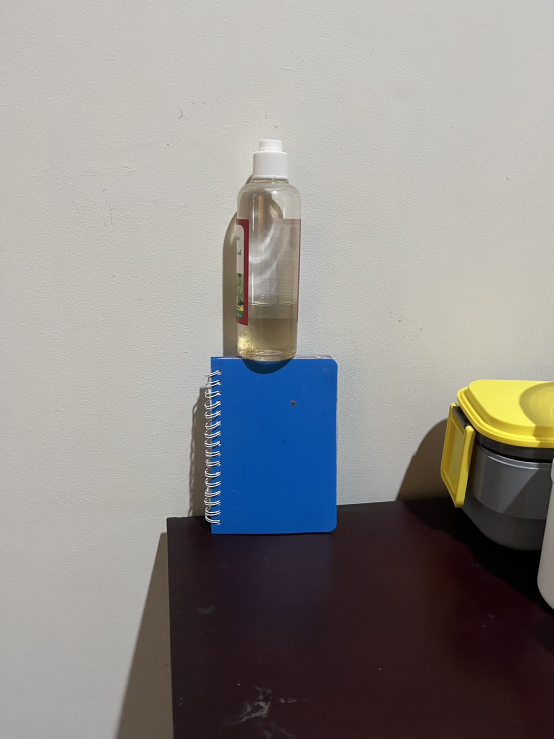
#> input picture testing/second/complex/200ml/BISMILLAH.jpg, 1108 x 1477 px (shown at 1/2 size); its folder holds only this picture in this run
$ python standalone_evaluation_test.py
#> lines starting #> are read from the running program, lines starting #| are printed output that depends on the picture; after the words box and inside, x2 and y2 are one past the last pixel; in counts of white or black regions, pixels touching at a corner belong together
#!/usr/bin/env python3
"""
Standalone Evaluation Test for Image Contour and Edge Detection

This script provides a simplified evaluation test that can run independently
of the complex backend structure to demonstrate the evaluation pipeline functionality.

Usage:
    python3 standalone_evaluation_test.py
"""

import cv2
import numpy as np
import pandas as pd
import json
import time
import math
from datetime import datetime
from pathlib import Path
from typing import Dict, List, Optional, Tuple
from dataclasses import dataclass


@dataclass
class TestImageInfo:
    """Information about a test image."""
    path: str
    filename: str
    expected_volume_ml: Optional[float] = None
    category: str = "unknown"


@dataclass
class EvaluationResult:
    """Result of a single image evaluation."""
    image_path: str
    filename: str
    category: str
    expected_volume_ml: Optional[float]

    # Measurement results
    measured_volume_ml: Optional[float] = None
    measured_diameter_mm: Optional[float] = None
    measured_height_mm: Optional[float] = None
    classification: Optional[str] = None
    confidence_percent: Optional[float] = None

    # Error metrics
    absolute_error_ml: Optional[float] = None
    relative_error_percent: Optional[float] = None

    # Processing info
    success: bool = False
    error_message: Optional[str] = None
    processing_time_ms: Optional[float] = None
    pipeline_used: str = "unknown"


class SimplifiedBottleDetector:
    """Simplified bottle detector for standalone testing."""

    def __init__(self, min_aspect_ratio: float = 1.2, max_tilt_deg: float = 20.0):
        self.min_aspect_ratio = min_aspect_ratio
        self.max_tilt_deg = max_tilt_deg

    @staticmethod
    def _preprocess_roi(roi: np.ndarray) -> np.ndarray:
        gray = cv2.cvtColor(roi, cv2.COLOR_BGR2GRAY)
        blur = cv2.GaussianBlur(gray, (5, 5), 0)
        edges = cv2.Canny(blur, 40, 120)
        kernel = cv2.getStructuringElement(cv2.MORPH_RECT, (5, 5))
        closed = cv2.morphologyEx(edges, cv2.MORPH_CLOSE, kernel, iterations=1)
        return closed

    def detect(self, roi: np.ndarray, min_area_px: int) -> Dict:
        """Detect bottle using edge analysis."""
        processed = self._preprocess_roi(roi)
        contours, _ = cv2.findContours(
            processed, cv2.RETR_EXTERNAL, cv2.CHAIN_APPROX_SIMPLE
        )

        best_info = None
        max_area = 0.0

        for cnt in contours:
            area = cv2.contourArea(cnt)
            if area < min_area_px:
                continue

            rect = cv2.minAreaRect(cnt)
            (_, _), (w_raw, h_raw), angle = rect

            visual_h = max(w_raw, h_raw)
            visual_w = min(w_raw, h_raw)

            if visual_w == 0:
                continue

            aspect = visual_h / visual_w
            if aspect < self.min_aspect_ratio:
                continue

            # Upright check
            upright = False
            if h_raw >= w_raw:
                upright = abs(angle) < self.max_tilt_deg
            else:
                deviation = abs(90.0 - abs(angle))
                upright = deviation < self.max_tilt_deg

            if not upright:
                continue

            if area > max_area:
                max_area = area
                box = cv2.boxPoints(rect)
                best_info = {
                    'pixel_width': visual_w,
                    'pixel_height': visual_h,
                    'contour': cnt,
                    'box_points': box
                }

        if best_info is None:
            raise ValueError("No suitable bottle contour found.")

        return best_info


class SimplifiedBottleMeasurer:
    """Simplified bottle measurer for standalone testing."""

    def __init__(self, ref_real_height_mm: float = 160.0):
        self.ref_real_height_mm = ref_real_height_mm
        self.detector = SimplifiedBottleDetector()
#> in measure, img is the input picture: shape (1477, 1108, 3); mean B, G, R 139.1, 141, 143.1

    def _find_reference(self, hsv: np.ndarray) -> Tuple[int, int, int, int]:
        """Find reference object in HSV image."""
        # Look for dark regions (assuming black reference marker)
        lower_black = np.array([0, 0, 0])
        upper_black = np.array([180, 255, 50])
        mask = cv2.inRange(hsv, lower_black, upper_black)
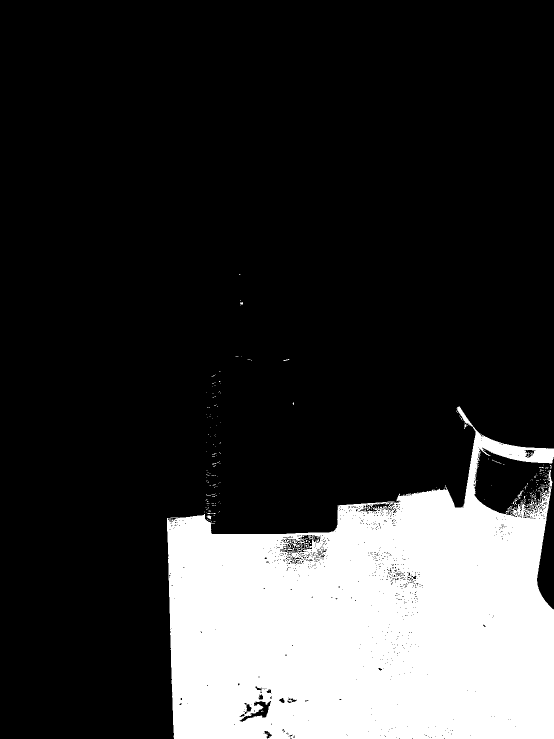
#> mask: shape (1477, 1108) (shown at 1/2 size); 20.9% white; 257 white regions (245 under 20 px), largest, box (x1, y1, x2, y2) and area: (334, 813, 1108, 1477) 341522, (1035, 982, 1046, 998) 49, (413, 1031, 423, 1039) 45

        kernel = np.ones((5, 5), np.uint8)
        mask = cv2.morphologyEx(mask, cv2.MORPH_CLOSE, kernel, iterations=2)
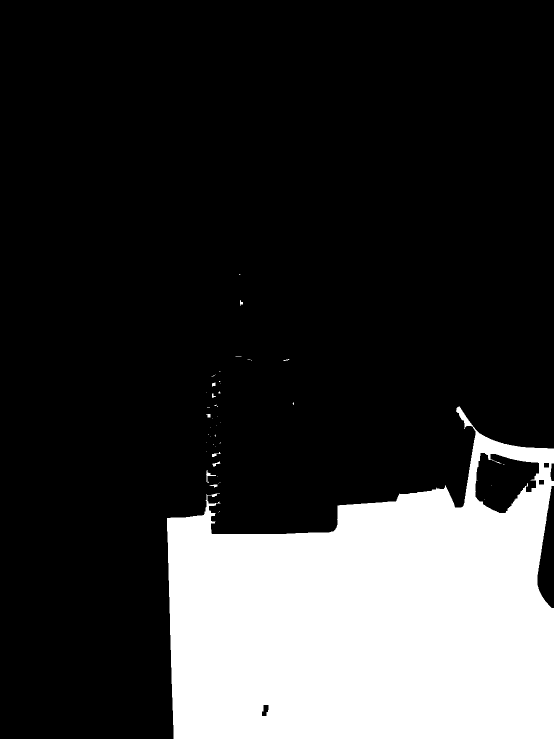
#> mask: shape (1477, 1108) (shown at 1/2 size); 21.5% white; 46 white regions (36 under 20 px)

        contours, _ = cv2.findContours(mask, cv2.RETR_EXTERNAL, cv2.CHAIN_APPROX_SIMPLE)
#> contours = 42 contours, 33 with area under 20; largest, box (x1, y1, x2, y2) and area: (334, 813, 1108, 1477) 360719, (412, 940, 432, 966) 70, (424, 923, 441, 933) 46, (424, 904, 442, 914) 42, (419, 969, 435, 975) 34
        if not contours:
            raise ValueError("Reference object not found in image.")

        contour = max(contours, key=cv2.contourArea)
#> contour = contour of 521 points, box (x1, y1, x2, y2) (334, 813, 1108, 1477), area 360719
        x, y, w, h = cv2.boundingRect(contour)
#> x = 334; y = 813; w = 774; h = 664

        if w < 10 or h < 10:
            raise ValueError("Reference object size too small.")

        return x, y, w, h

    def measure(self, image_path: str, return_debug: bool = False) -> Dict:
        """Measure bottle in image."""
        start_time = time.time()

        # Read image
        img = cv2.imread(image_path)
        if img is None:
            raise ValueError(f"Could not read image: {image_path}")

        hsv = cv2.cvtColor(img, cv2.COLOR_BGR2HSV)

        try:
            x_ref, y_ref, w_ref, h_ref = self._find_reference(hsv)
#> x_ref = 334; y_ref = 813; w_ref = 774; h_ref = 664
        except ValueError as e:
            # If no reference found, assume reference takes up bottom 20% of image
            h_ref = int(img.shape[0] * 0.2)
            y_ref = img.shape[0] - h_ref
            x_ref, w_ref = 0, img.shape[1]

        # Calibrate scale
        scale = self.ref_real_height_mm / h_ref
#> scale = 0.241

        # Define ROI above reference
        if y_ref <= 0:
            roi = img
        else:
            roi = img[:y_ref, :]
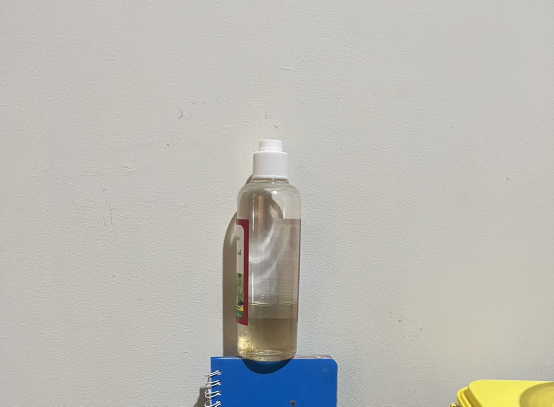
#> roi: shape (813, 1108, 3) (shown at 1/2 size); mean B, G, R 180.2, 186.2, 187.3

        # Dynamic min area threshold
        pixel_per_cm = 10.0 / scale
#> pixel_per_cm = 41.5
        min_area_px = int((pixel_per_cm ** 2) * 0.5)
#> min_area_px = 861

        # Detect bottle
        bottle_info = self.detector.detect(roi, min_area_px)
#> in _preprocess_roi, `gray = cv2.cvtColor(roi, cv2.COLOR_BGR2GRAY)`:
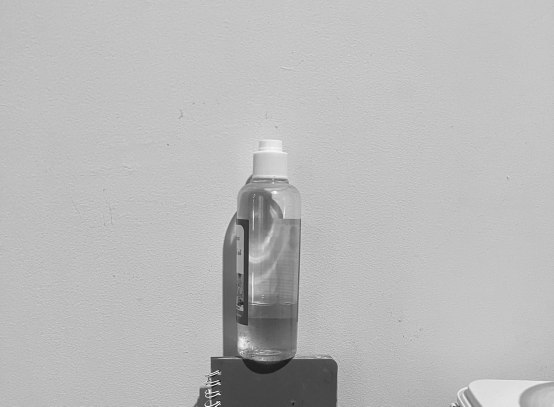
#> gray: shape (813, 1108) (shown at 1/2 size); min 3, max 255, mean 185.8
#> in _preprocess_roi, `closed = cv2.morphologyEx(edges, cv2.MORPH_CLOSE, kernel, iterations=1)`:
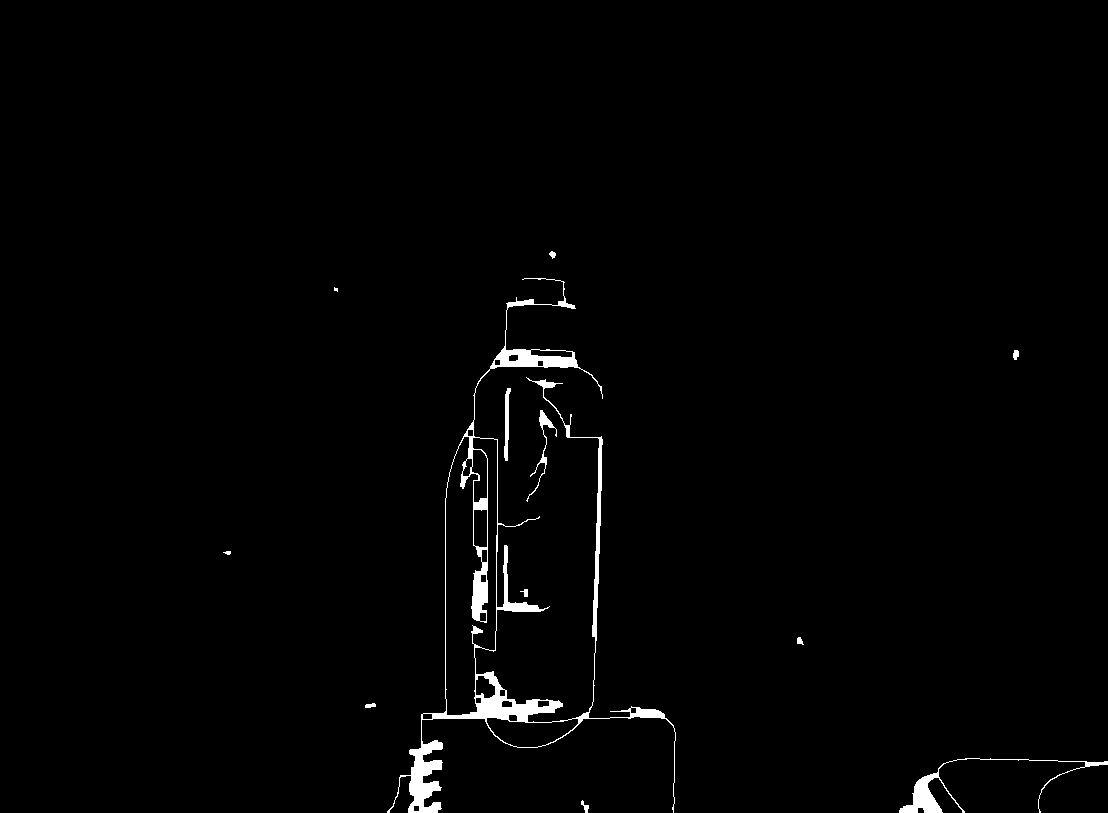
#> closed: shape (813, 1108); 1.3% white; 12 white regions (1 under 20 px)
#> in detect, `contours, _ = cv2.findContours( processed, cv2.RETR_EXTERNAL, cv2.CHAI..`: contours = 12 contours, 2 with area under 20; largest, box (x1, y1, x2, y2) and area: (387, 278, 676, 813) 21220, (899, 758, 1108, 813) 870, (504, 388, 511, 461) 208, (526, 410, 557, 502) 176, (1013, 350, 1019, 360) 35
#> the loop in detect, `for cnt in contours:` made 12 passes
#> (area, rect, w_raw, h_raw, angle, visual_h, visual_w, aspect) on pass 11: (21219.5, ((531, 545), (534, 288), -90), 534, 288, -90, 534, 288, 1.85)
#> after the loop in detect, `for cnt in contours:`: max_area = 21219.5
#> bottle_info = {'pixel_width': 288, 'pixel_height': 534, 'contour': contour of 905 points, box (x1, y1, x2, y2) (387, 278, 676, 813), area 21220, 'box_points': [[675, 812], [387, 812], [387, 278], [675, 278]]}

        height_mm = bottle_info['pixel_height'] * scale
#> height_mm = 128.7
        diameter_mm = bottle_info['pixel_width'] * scale
#> diameter_mm = 69.4

        # Volume estimation (cylinder approximation)
        radius_cm = (diameter_mm / 10) / 2
#> radius_cm = 3.47
        height_cm = height_mm / 10
#> height_cm = 12.87
        volume_cm3 = math.pi * radius_cm**2 * height_cm
#> volume_cm3 = 486.7
        volume_ml = volume_cm3
#> volume_ml = 486.7

        # Simple classification based on volume
        if volume_ml < 300:
            classification = "200mL"
        elif volume_ml < 550:
            classification = "500mL"
        elif volume_ml < 650:
            classification = "600mL"
        else:
            classification = "1000mL"

        confidence = min(100.0, volume_ml / 10)  # Simple confidence metric
#> confidence = 48.67

        processing_time_ms = (time.time() - start_time) * 1000

        result = {
            'volume_ml': round(volume_ml, 2),
            'diameter_mm': round(diameter_mm, 2),
            'height_mm': round(height_mm, 2),
            'classification': classification,
            'confidence_percent': round(confidence, 1),
            'processing_time_ms': round(processing_time_ms, 1),
            'scale': round(scale, 4)
        }
#> result = {'volume_ml': 486.7, 'diameter_mm': 69.4, 'height_mm': 128.7, 'classification': '500mL', 'confidence_percent': 48.7, 'processing_time_ms': 576, 'scale': 0.241}

        if return_debug:
            debug_img = img.copy()
            cv2.rectangle(debug_img, (x_ref, y_ref), (x_ref + w_ref, y_ref + h_ref), (0, 255, 0), 2)
            cv2.drawContours(debug_img, [bottle_info['contour']], -1, (0, 0, 255), 2)
            cv2.polylines(debug_img, [bottle_info['box_points']], True, (255, 0, 0), 2)

            size_label = f"{height_mm:.0f}x{diameter_mm:.0f} mm"
            cv2.putText(debug_img, size_label, (10, 30), cv2.FONT_HERSHEY_SIMPLEX, 0.7, (0, 255, 255), 2)
            cv2.putText(debug_img, classification, (10, 60), cv2.FONT_HERSHEY_SIMPLEX, 0.7, (255, 0, 255), 2)

            result['debug_image'] = debug_img

        return result


class StandaloneEvaluator:
    """Standalone evaluator for testing image processing."""

    def __init__(self):
        self.measurer = SimplifiedBottleMeasurer()
        self.results: List[EvaluationResult] = []

    def find_test_images(self) -> List[TestImageInfo]:
        """Find test images in the testing directory."""
        test_dir = Path("/workspace/testing")
        if not test_dir.exists():
            print(f"❌ Test directory not found: {test_dir}")
            return []

        images = []
        extensions = {'.jpg', '.jpeg', '.png', '.heic'}

        for ext in extensions:
            for img_path in test_dir.glob(f"**/*{ext}"):
                if img_path.is_file():
                    # Try to determine expected volume from filename
                    expected_volume = self._extract_expected_volume(str(img_path))
                    category = self._determine_category(str(img_path))

                    images.append(TestImageInfo(
                        path=str(img_path),
                        filename=img_path.name,
                        expected_volume_ml=expected_volume,
                        category=category
                    ))

        # Sort by category
        images.sort(key=lambda x: (x.category, x.filename))
        return images

    def _extract_expected_volume(self, image_path: str) -> Optional[float]:
        """Extract expected volume from image path."""
        path = Path(image_path).stem.lower()

        volume_patterns = {
            '200': 200.0, '250': 250.0, '300': 300.0, '350': 350.0,
            '500': 500.0, '600': 600.0, '1000': 1000.0, '1500': 1500.0
        }

        for pattern, volume in volume_patterns.items():
            if pattern in path:
                return volume
        return None

    def _determine_category(self, image_path: str) -> str:
        """Determine image category from path."""
        path = Path(image_path).stem.lower()

        if '200' in path or '200ml' in path:
            return '200ml'
        elif '500' in path or '500ml' in path:
            return '500ml'
        elif '600' in path or '600ml' in path:
            return '600ml'
        elif '1000' in path or '1l' in path:
            return '1000ml'
        elif 'pls' in path:
            return 'pls'
        elif 'tai' in path:
            return 'tai'
        elif 'test' in path and any(char.isdigit() for char in path):
            return 'test'

        return 'unknown'

    async def evaluate_image(self, image_info: TestImageInfo) -> EvaluationResult:
        """Evaluate a single image."""
        start_time = time.time()

        result = EvaluationResult(
            image_path=image_info.path,
            filename=image_info.filename,
            category=image_info.category,
            expected_volume_ml=image_info.expected_volume_ml
        )

        try:
            # Measure bottle
            measurement = self.measurer.measure(image_info.path)

            result.measured_volume_ml = measurement['volume_ml']
            result.measured_diameter_mm = measurement['diameter_mm']
            result.measured_height_mm = measurement['height_mm']
            result.classification = measurement['classification']
            result.confidence_percent = measurement['confidence_percent']
            result.success = True
            result.processing_time_ms = measurement['processing_time_ms']

            # Calculate errors if we have expected volume
            if image_info.expected_volume_ml is not None:
                result.absolute_error_ml = abs(
                    measurement['volume_ml'] - image_info.expected_volume_ml
                )
                result.relative_error_percent = (
                    result.absolute_error_ml / image_info.expected_volume_ml * 100
                )

            print(f"✅ {image_info.filename}: {measurement['volume_ml']:.1f}ml "
                  f"(expected: {image_info.expected_volume_ml or 'N/A'})")

        except Exception as e:
            result.success = False
            result.error_message = str(e)
            result.processing_time_ms = (time.time() - start_time) * 1000

            print(f"❌ {image_info.filename}: {e}")

        return result

    async def run_evaluation(self, limit: int = 10):
        """Run evaluation on test images."""
        print("🧪 Starting Standalone Image Processing Evaluation")
        print("=" * 60)

        # Find test images
        test_images = self.find_test_images()
        print(f"📁 Found {len(test_images)} test images")

        if not test_images:
            print("❌ No test images found!")
            return

        # Limit images if specified
        if limit > 0:
            test_images = test_images[:limit]
            print(f"🔢 Limited to {len(test_images)} images for this test")

        # Process images
        print(f"\n🔬 Processing {len(test_images)} images...")
        print("-" * 40)

        for i, image_info in enumerate(test_images, 1):
            print(f"\n[{i}/{len(test_images)}] Testing: {image_info.filename}")
            result = await self.evaluate_image(image_info)
            self.results.append(result)

        # Save results
        await self._save_results()

        print(f"\n{'=' * 60}")
        print("📊 EVALUATION COMPLETE")
        print("=" * 60)

    async def _save_results(self):
        """Save evaluation results."""
        timestamp = datetime.now().strftime("%Y%m%d_%H%M%S")
        output_dir = Path(f"/workspace/evaluation_results_{timestamp}")
        output_dir.mkdir(exist_ok=True)

        # Save CSV results
        csv_path = output_dir / "measurements.csv"
        await self._save_csv_results(csv_path)

        # Save summary
        summary_path = output_dir / "summary.json"
        await self._save_json_summary(summary_path)

        print(f"💾 Results saved to: {output_dir}")
        print(f"   📄 CSV: {csv_path}")
        print(f"   📋 Summary: {summary_path}")

    async def _save_csv_results(self, csv_path: Path):
        """Save results to CSV file."""
        with open(csv_path, 'w', newline='') as f:
            f.write("filename,category,expected_volume_ml,measured_volume_ml,measured_diameter_mm,measured_height_mm,classification,confidence_percent,absolute_error_ml,relative_error_percent,success,processing_time_ms\n")

            for result in self.results:
                f.write(f"{result.filename},{result.category},{result.expected_volume_ml or ''},{result.measured_volume_ml or ''},{result.measured_diameter_mm or ''},{result.measured_height_mm or ''},{result.classification or ''},{result.confidence_percent or ''},{result.absolute_error_ml or ''},{result.relative_error_percent or ''},{result.success},{result.processing_time_ms or ''}\n")

    async def _save_json_summary(self, json_path: Path):
        """Save summary statistics."""
        successful_results = [r for r in self.results if r.success]

        # Calculate metrics
        abs_errors = [r.absolute_error_ml for r in successful_results if r.absolute_error_ml is not None]
        rel_errors = [r.relative_error_percent for r in successful_results if r.relative_error_percent is not None]

        summary = {
            'total_images': len(self.results),
            'successful_measurements': len(successful_results),
            'failed_measurements': len(self.results) - len(successful_results),
            'success_rate_percent': len(successful_results) / len(self.results) * 100 if self.results else 0,

            'error_metrics': {
                'mean_absolute_error_ml': sum(abs_errors) / len(abs_errors) if abs_errors else None,
                'mean_relative_error_percent': sum(rel_errors) / len(rel_errors) if rel_errors else None,
                'root_mean_square_error_ml': math.sqrt(sum(e**2 for e in abs_errors) / len(abs_errors)) if abs_errors else None,
            },

            'category_breakdown': self._calculate_category_breakdown(),

            'processing_stats': {
                'mean_processing_time_ms': sum(r.processing_time_ms or 0 for r in self.results) / len(self.results) if self.results else 0,
                'total_processing_time_ms': sum(r.processing_time_ms or 0 for r in self.results),
            },

            'timestamp': datetime.now().isoformat(),
            'evaluation_version': 'standalone_v1.0'
        }

        with open(json_path, 'w') as f:
            json.dump(summary, f, indent=2)

    def _calculate_category_breakdown(self) -> Dict:
        """Calculate results breakdown by category."""
        categories = {}
        for result in self.results:
            if result.category not in categories:
                categories[result.category] = {
                    'total': 0,
                    'successful': 0,
                    'mean_error_ml': None,
                    'errors': []
                }

            categories[result.category]['total'] += 1
            if result.success:
                categories[result.category]['successful'] += 1
                if result.absolute_error_ml is not None:
                    categories[result.category]['errors'].append(result.absolute_error_ml)
#> after the loop, categories = 1 item

        # Calculate mean errors
        for category_data in categories.values():
            errors = category_data['errors']
            if errors:
                category_data['mean_error_ml'] = sum(errors) / len(errors)
#> this loop made 1 pass

        return categories


async def main():
    """Main entry point."""
    print("🧪 SmartBin Image Processing Evaluation Test")
    print("=============================================")
    print("This is a standalone test to demonstrate the evaluation pipeline.")
    print("Testing image contour and edge detection algorithms...")
    print()

    evaluator = StandaloneEvaluator()
    await evaluator.run_evaluation(limit=10)

    print("\n🎉 Testing complete! Check the evaluation_results_* directory for detailed results.")


if __name__ == "__main__":
    import asyncio
    asyncio.run(main())
